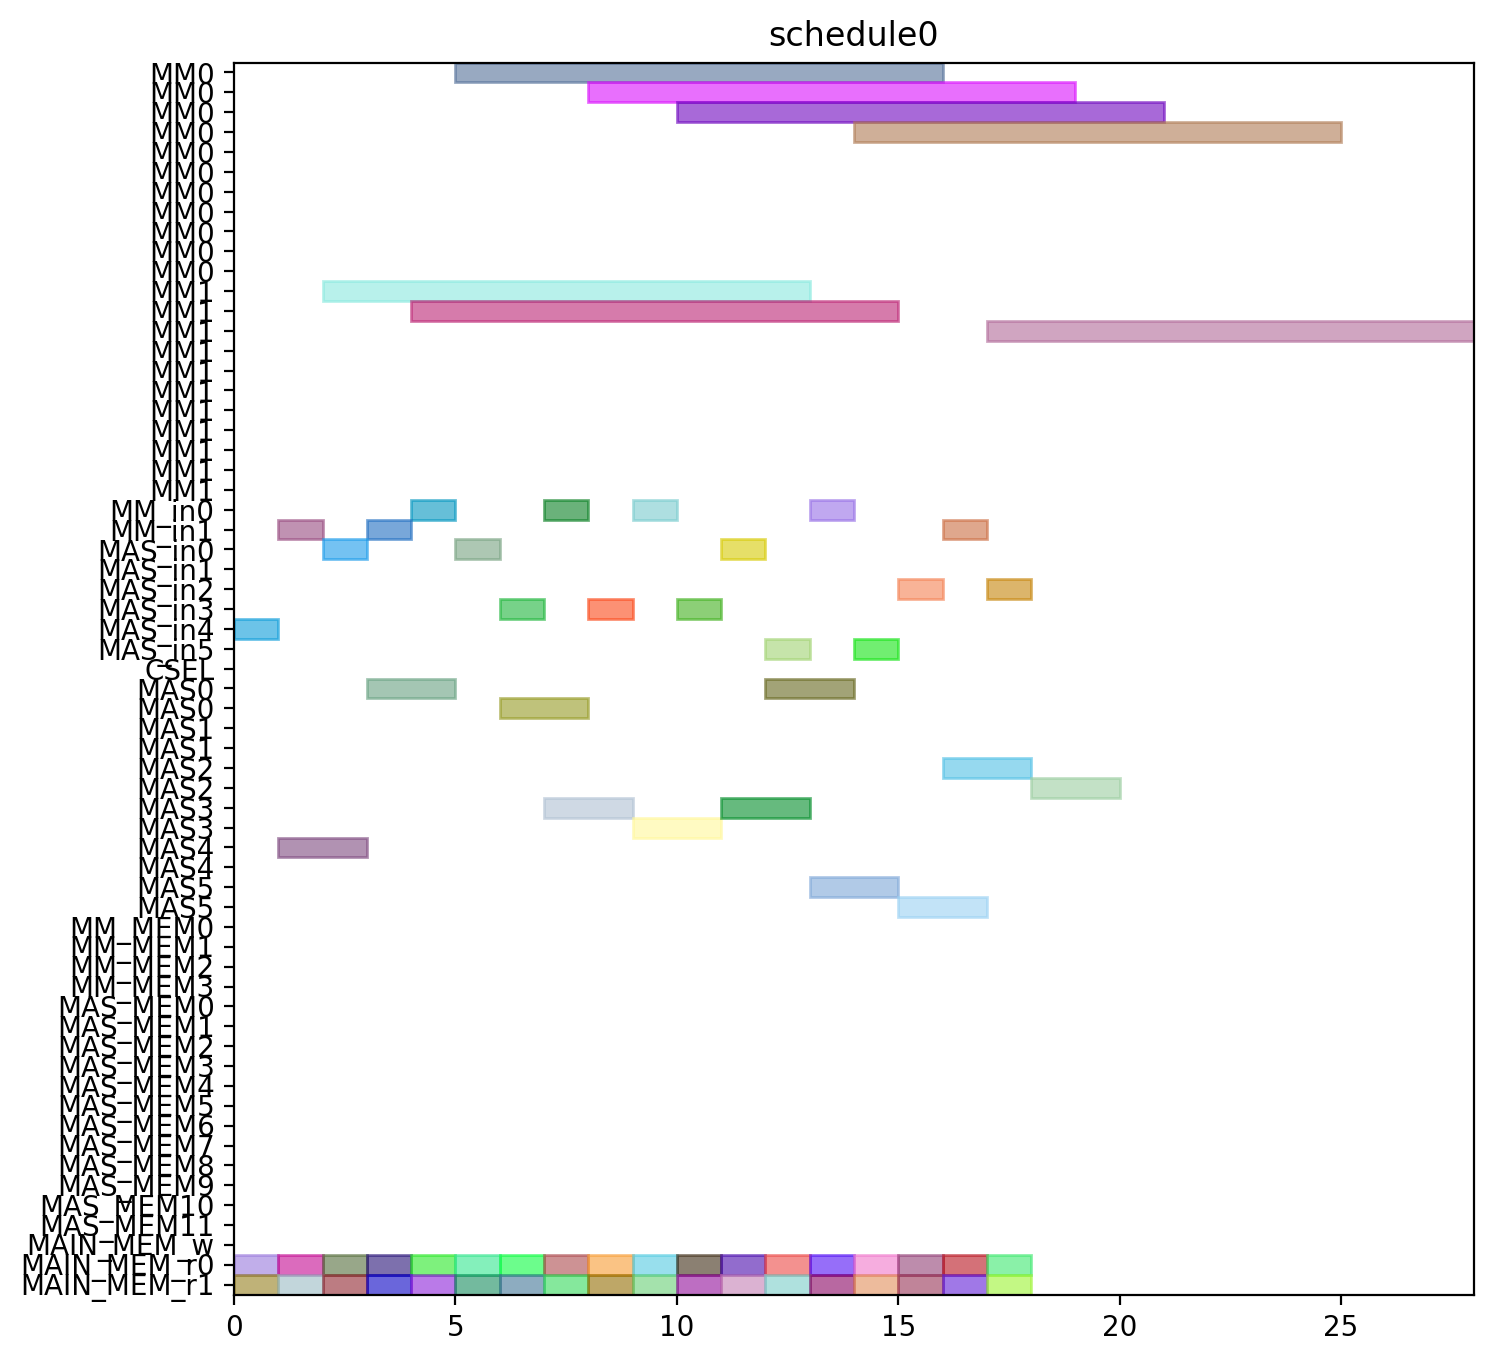

This chart was generated by the following Python code:
from pyschedule import Scenario, solvers, plotters, alt


def solve():
	horizon = 120
	S = Scenario("schedule0", horizon=horizon)

	# resource
	MM = S.Resources('MM', num=2, size=11)
	MM_in = S.Resources('MM_in', num=2)
	MAS_in = S.Resources('MAS_in', num=6)
	CSEL = S.Resource('CSEL')
	MAS = S.Resources('MAS', num=6, size=2, periods=range(1, horizon))
	MM_MEM = S.Resources('MM_MEM', num=4)
	MAS_MEM = S.Resources('MAS_MEM', num=12)
	MAIN_MEM_w = S.Resource('MAIN_MEM_w', size=1)
	MAIN_MEM_r = S.Resources('MAIN_MEM_r', num=2)

	# result of previous scheduling

	# new tasks
	t0_t0 = S.Task('t0_t0', length=2, delay_cost=1)
	t0_t0 += alt(MAS)
	t0_t0_in = S.Task('t0_t0_in', length=1, delay_cost=1)
	t0_t0_in += alt(MAS_in)
	S += t0_t0_in*MAS_in[0]<=t0_t0*MAS[0]

	S += t0_t0_in*MAS_in[1]<=t0_t0*MAS[1]

	S += t0_t0_in*MAS_in[2]<=t0_t0*MAS[2]

	S += t0_t0_in*MAS_in[3]<=t0_t0*MAS[3]

	S += t0_t0_in*MAS_in[4]<=t0_t0*MAS[4]

	S += t0_t0_in*MAS_in[5]<=t0_t0*MAS[5]

	t0_t0_mem0 = S.Task('t0_t0_mem0', length=1, delay_cost=1)
	t0_t0_mem0 += MAIN_MEM_r[0]
	S += t0_t0_mem0 <= t0_t0

	t0_t0_mem1 = S.Task('t0_t0_mem1', length=1, delay_cost=1)
	t0_t0_mem1 += MAIN_MEM_r[1]
	S += t0_t0_mem1 <= t0_t0

	t0_t1 = S.Task('t0_t1', length=2, delay_cost=1)
	t0_t1 += alt(MAS)
	t0_t1_in = S.Task('t0_t1_in', length=1, delay_cost=1)
	t0_t1_in += alt(MAS_in)
	S += t0_t1_in*MAS_in[0]<=t0_t1*MAS[0]

	S += t0_t1_in*MAS_in[1]<=t0_t1*MAS[1]

	S += t0_t1_in*MAS_in[2]<=t0_t1*MAS[2]

	S += t0_t1_in*MAS_in[3]<=t0_t1*MAS[3]

	S += t0_t1_in*MAS_in[4]<=t0_t1*MAS[4]

	S += t0_t1_in*MAS_in[5]<=t0_t1*MAS[5]

	t0_t1_mem0 = S.Task('t0_t1_mem0', length=1, delay_cost=1)
	t0_t1_mem0 += MAIN_MEM_r[0]
	S += t0_t1_mem0 <= t0_t1

	t0_t1_mem1 = S.Task('t0_t1_mem1', length=1, delay_cost=1)
	t0_t1_mem1 += MAIN_MEM_r[1]
	S += t0_t1_mem1 <= t0_t1

	t0_t3 = S.Task('t0_t3', length=11, delay_cost=1)
	t0_t3 += alt(MM)
	t0_t3_in = S.Task('t0_t3_in', length=1, delay_cost=1)
	t0_t3_in += alt(MM_in)
	S += t0_t3_in*MM_in[0]<=t0_t3*MM[0]
	S += t0_t3_in*MM_in[1]<=t0_t3*MM[1]
	t0_t3_mem0 = S.Task('t0_t3_mem0', length=1, delay_cost=1)
	t0_t3_mem0 += MAIN_MEM_r[0]
	S += t0_t3_mem0 <= t0_t3

	t0_t3_mem1 = S.Task('t0_t3_mem1', length=1, delay_cost=1)
	t0_t3_mem1 += MAIN_MEM_r[1]
	S += t0_t3_mem1 <= t0_t3

	t1_t0 = S.Task('t1_t0', length=2, delay_cost=1)
	t1_t0 += alt(MAS)
	t1_t0_in = S.Task('t1_t0_in', length=1, delay_cost=1)
	t1_t0_in += alt(MAS_in)
	S += t1_t0_in*MAS_in[0]<=t1_t0*MAS[0]

	S += t1_t0_in*MAS_in[1]<=t1_t0*MAS[1]

	S += t1_t0_in*MAS_in[2]<=t1_t0*MAS[2]

	S += t1_t0_in*MAS_in[3]<=t1_t0*MAS[3]

	S += t1_t0_in*MAS_in[4]<=t1_t0*MAS[4]

	S += t1_t0_in*MAS_in[5]<=t1_t0*MAS[5]

	t1_t0_mem0 = S.Task('t1_t0_mem0', length=1, delay_cost=1)
	t1_t0_mem0 += MAIN_MEM_r[0]
	S += t1_t0_mem0 <= t1_t0

	t1_t0_mem1 = S.Task('t1_t0_mem1', length=1, delay_cost=1)
	t1_t0_mem1 += MAIN_MEM_r[1]
	S += t1_t0_mem1 <= t1_t0

	t1_t1 = S.Task('t1_t1', length=2, delay_cost=1)
	t1_t1 += alt(MAS)
	t1_t1_in = S.Task('t1_t1_in', length=1, delay_cost=1)
	t1_t1_in += alt(MAS_in)
	S += t1_t1_in*MAS_in[0]<=t1_t1*MAS[0]

	S += t1_t1_in*MAS_in[1]<=t1_t1*MAS[1]

	S += t1_t1_in*MAS_in[2]<=t1_t1*MAS[2]

	S += t1_t1_in*MAS_in[3]<=t1_t1*MAS[3]

	S += t1_t1_in*MAS_in[4]<=t1_t1*MAS[4]

	S += t1_t1_in*MAS_in[5]<=t1_t1*MAS[5]

	t1_t1_mem0 = S.Task('t1_t1_mem0', length=1, delay_cost=1)
	t1_t1_mem0 += MAIN_MEM_r[0]
	S += t1_t1_mem0 <= t1_t1

	t1_t1_mem1 = S.Task('t1_t1_mem1', length=1, delay_cost=1)
	t1_t1_mem1 += MAIN_MEM_r[1]
	S += t1_t1_mem1 <= t1_t1

	t1_t3 = S.Task('t1_t3', length=11, delay_cost=1)
	t1_t3 += alt(MM)
	t1_t3_in = S.Task('t1_t3_in', length=1, delay_cost=1)
	t1_t3_in += alt(MM_in)
	S += t1_t3_in*MM_in[0]<=t1_t3*MM[0]
	S += t1_t3_in*MM_in[1]<=t1_t3*MM[1]
	t1_t3_mem0 = S.Task('t1_t3_mem0', length=1, delay_cost=1)
	t1_t3_mem0 += MAIN_MEM_r[0]
	S += t1_t3_mem0 <= t1_t3

	t1_t3_mem1 = S.Task('t1_t3_mem1', length=1, delay_cost=1)
	t1_t3_mem1 += MAIN_MEM_r[1]
	S += t1_t3_mem1 <= t1_t3

	t2_t2 = S.Task('t2_t2', length=2, delay_cost=1)
	t2_t2 += alt(MAS)
	t2_t2_in = S.Task('t2_t2_in', length=1, delay_cost=1)
	t2_t2_in += alt(MAS_in)
	S += t2_t2_in*MAS_in[0]<=t2_t2*MAS[0]

	S += t2_t2_in*MAS_in[1]<=t2_t2*MAS[1]

	S += t2_t2_in*MAS_in[2]<=t2_t2*MAS[2]

	S += t2_t2_in*MAS_in[3]<=t2_t2*MAS[3]

	S += t2_t2_in*MAS_in[4]<=t2_t2*MAS[4]

	S += t2_t2_in*MAS_in[5]<=t2_t2*MAS[5]

	t2_t2_mem0 = S.Task('t2_t2_mem0', length=1, delay_cost=1)
	t2_t2_mem0 += MAIN_MEM_r[0]
	S += t2_t2_mem0 <= t2_t2

	t2_t2_mem1 = S.Task('t2_t2_mem1', length=1, delay_cost=1)
	t2_t2_mem1 += MAIN_MEM_r[1]
	S += t2_t2_mem1 <= t2_t2

	t5_t0 = S.Task('t5_t0', length=11, delay_cost=1)
	t5_t0 += alt(MM)
	t5_t0_in = S.Task('t5_t0_in', length=1, delay_cost=1)
	t5_t0_in += alt(MM_in)
	S += t5_t0_in*MM_in[0]<=t5_t0*MM[0]
	S += t5_t0_in*MM_in[1]<=t5_t0*MM[1]
	t5_t0_mem0 = S.Task('t5_t0_mem0', length=1, delay_cost=1)
	t5_t0_mem0 += MAIN_MEM_r[0]
	S += t5_t0_mem0 <= t5_t0

	t5_t0_mem1 = S.Task('t5_t0_mem1', length=1, delay_cost=1)
	t5_t0_mem1 += MAIN_MEM_r[1]
	S += t5_t0_mem1 <= t5_t0

	t5_t1 = S.Task('t5_t1', length=11, delay_cost=1)
	t5_t1 += alt(MM)
	t5_t1_in = S.Task('t5_t1_in', length=1, delay_cost=1)
	t5_t1_in += alt(MM_in)
	S += t5_t1_in*MM_in[0]<=t5_t1*MM[0]
	S += t5_t1_in*MM_in[1]<=t5_t1*MM[1]
	t5_t1_mem0 = S.Task('t5_t1_mem0', length=1, delay_cost=1)
	t5_t1_mem0 += MAIN_MEM_r[0]
	S += t5_t1_mem0 <= t5_t1

	t5_t1_mem1 = S.Task('t5_t1_mem1', length=1, delay_cost=1)
	t5_t1_mem1 += MAIN_MEM_r[1]
	S += t5_t1_mem1 <= t5_t1

	t5_t2 = S.Task('t5_t2', length=2, delay_cost=1)
	t5_t2 += alt(MAS)
	t5_t2_in = S.Task('t5_t2_in', length=1, delay_cost=1)
	t5_t2_in += alt(MAS_in)
	S += t5_t2_in*MAS_in[0]<=t5_t2*MAS[0]

	S += t5_t2_in*MAS_in[1]<=t5_t2*MAS[1]

	S += t5_t2_in*MAS_in[2]<=t5_t2*MAS[2]

	S += t5_t2_in*MAS_in[3]<=t5_t2*MAS[3]

	S += t5_t2_in*MAS_in[4]<=t5_t2*MAS[4]

	S += t5_t2_in*MAS_in[5]<=t5_t2*MAS[5]

	t5_t2_mem0 = S.Task('t5_t2_mem0', length=1, delay_cost=1)
	t5_t2_mem0 += MAIN_MEM_r[0]
	S += t5_t2_mem0 <= t5_t2

	t5_t2_mem1 = S.Task('t5_t2_mem1', length=1, delay_cost=1)
	t5_t2_mem1 += MAIN_MEM_r[1]
	S += t5_t2_mem1 <= t5_t2

	t5_t3 = S.Task('t5_t3', length=2, delay_cost=1)
	t5_t3 += alt(MAS)
	t5_t3_in = S.Task('t5_t3_in', length=1, delay_cost=1)
	t5_t3_in += alt(MAS_in)
	S += t5_t3_in*MAS_in[0]<=t5_t3*MAS[0]

	S += t5_t3_in*MAS_in[1]<=t5_t3*MAS[1]

	S += t5_t3_in*MAS_in[2]<=t5_t3*MAS[2]

	S += t5_t3_in*MAS_in[3]<=t5_t3*MAS[3]

	S += t5_t3_in*MAS_in[4]<=t5_t3*MAS[4]

	S += t5_t3_in*MAS_in[5]<=t5_t3*MAS[5]

	t5_t3_mem0 = S.Task('t5_t3_mem0', length=1, delay_cost=1)
	t5_t3_mem0 += MAIN_MEM_r[0]
	S += t5_t3_mem0 <= t5_t3

	t5_t3_mem1 = S.Task('t5_t3_mem1', length=1, delay_cost=1)
	t5_t3_mem1 += MAIN_MEM_r[1]
	S += t5_t3_mem1 <= t5_t3

	t7_t0 = S.Task('t7_t0', length=2, delay_cost=1)
	t7_t0 += alt(MAS)
	t7_t0_in = S.Task('t7_t0_in', length=1, delay_cost=1)
	t7_t0_in += alt(MAS_in)
	S += t7_t0_in*MAS_in[0]<=t7_t0*MAS[0]

	S += t7_t0_in*MAS_in[1]<=t7_t0*MAS[1]

	S += t7_t0_in*MAS_in[2]<=t7_t0*MAS[2]

	S += t7_t0_in*MAS_in[3]<=t7_t0*MAS[3]

	S += t7_t0_in*MAS_in[4]<=t7_t0*MAS[4]

	S += t7_t0_in*MAS_in[5]<=t7_t0*MAS[5]

	t7_t0_mem0 = S.Task('t7_t0_mem0', length=1, delay_cost=1)
	t7_t0_mem0 += MAIN_MEM_r[0]
	S += t7_t0_mem0 <= t7_t0

	t7_t0_mem1 = S.Task('t7_t0_mem1', length=1, delay_cost=1)
	t7_t0_mem1 += MAIN_MEM_r[1]
	S += t7_t0_mem1 <= t7_t0

	t7_t1 = S.Task('t7_t1', length=2, delay_cost=1)
	t7_t1 += alt(MAS)
	t7_t1_in = S.Task('t7_t1_in', length=1, delay_cost=1)
	t7_t1_in += alt(MAS_in)
	S += t7_t1_in*MAS_in[0]<=t7_t1*MAS[0]

	S += t7_t1_in*MAS_in[1]<=t7_t1*MAS[1]

	S += t7_t1_in*MAS_in[2]<=t7_t1*MAS[2]

	S += t7_t1_in*MAS_in[3]<=t7_t1*MAS[3]

	S += t7_t1_in*MAS_in[4]<=t7_t1*MAS[4]

	S += t7_t1_in*MAS_in[5]<=t7_t1*MAS[5]

	t7_t1_mem0 = S.Task('t7_t1_mem0', length=1, delay_cost=1)
	t7_t1_mem0 += MAIN_MEM_r[0]
	S += t7_t1_mem0 <= t7_t1

	t7_t1_mem1 = S.Task('t7_t1_mem1', length=1, delay_cost=1)
	t7_t1_mem1 += MAIN_MEM_r[1]
	S += t7_t1_mem1 <= t7_t1

	t7_t3 = S.Task('t7_t3', length=11, delay_cost=1)
	t7_t3 += alt(MM)
	t7_t3_in = S.Task('t7_t3_in', length=1, delay_cost=1)
	t7_t3_in += alt(MM_in)
	S += t7_t3_in*MM_in[0]<=t7_t3*MM[0]
	S += t7_t3_in*MM_in[1]<=t7_t3*MM[1]
	t7_t3_mem0 = S.Task('t7_t3_mem0', length=1, delay_cost=1)
	t7_t3_mem0 += MAIN_MEM_r[0]
	S += t7_t3_mem0 <= t7_t3

	t7_t3_mem1 = S.Task('t7_t3_mem1', length=1, delay_cost=1)
	t7_t3_mem1 += MAIN_MEM_r[1]
	S += t7_t3_mem1 <= t7_t3

	t10_t0 = S.Task('t10_t0', length=11, delay_cost=1)
	t10_t0 += alt(MM)
	t10_t0_in = S.Task('t10_t0_in', length=1, delay_cost=1)
	t10_t0_in += alt(MM_in)
	S += t10_t0_in*MM_in[0]<=t10_t0*MM[0]
	S += t10_t0_in*MM_in[1]<=t10_t0*MM[1]
	t10_t0_mem0 = S.Task('t10_t0_mem0', length=1, delay_cost=1)
	t10_t0_mem0 += MAIN_MEM_r[0]
	S += t10_t0_mem0 <= t10_t0

	t10_t0_mem1 = S.Task('t10_t0_mem1', length=1, delay_cost=1)
	t10_t0_mem1 += MAIN_MEM_r[1]
	S += t10_t0_mem1 <= t10_t0

	t10_t1 = S.Task('t10_t1', length=11, delay_cost=1)
	t10_t1 += alt(MM)
	t10_t1_in = S.Task('t10_t1_in', length=1, delay_cost=1)
	t10_t1_in += alt(MM_in)
	S += t10_t1_in*MM_in[0]<=t10_t1*MM[0]
	S += t10_t1_in*MM_in[1]<=t10_t1*MM[1]
	t10_t1_mem0 = S.Task('t10_t1_mem0', length=1, delay_cost=1)
	t10_t1_mem0 += MAIN_MEM_r[0]
	S += t10_t1_mem0 <= t10_t1

	t10_t1_mem1 = S.Task('t10_t1_mem1', length=1, delay_cost=1)
	t10_t1_mem1 += MAIN_MEM_r[1]
	S += t10_t1_mem1 <= t10_t1

	t10_t2 = S.Task('t10_t2', length=2, delay_cost=1)
	t10_t2 += alt(MAS)
	t10_t2_in = S.Task('t10_t2_in', length=1, delay_cost=1)
	t10_t2_in += alt(MAS_in)
	S += t10_t2_in*MAS_in[0]<=t10_t2*MAS[0]

	S += t10_t2_in*MAS_in[1]<=t10_t2*MAS[1]

	S += t10_t2_in*MAS_in[2]<=t10_t2*MAS[2]

	S += t10_t2_in*MAS_in[3]<=t10_t2*MAS[3]

	S += t10_t2_in*MAS_in[4]<=t10_t2*MAS[4]

	S += t10_t2_in*MAS_in[5]<=t10_t2*MAS[5]

	t10_t2_mem0 = S.Task('t10_t2_mem0', length=1, delay_cost=1)
	t10_t2_mem0 += MAIN_MEM_r[0]
	S += t10_t2_mem0 <= t10_t2

	t10_t2_mem1 = S.Task('t10_t2_mem1', length=1, delay_cost=1)
	t10_t2_mem1 += MAIN_MEM_r[1]
	S += t10_t2_mem1 <= t10_t2

	t10_t3 = S.Task('t10_t3', length=2, delay_cost=1)
	t10_t3 += alt(MAS)
	t10_t3_in = S.Task('t10_t3_in', length=1, delay_cost=1)
	t10_t3_in += alt(MAS_in)
	S += t10_t3_in*MAS_in[0]<=t10_t3*MAS[0]

	S += t10_t3_in*MAS_in[1]<=t10_t3*MAS[1]

	S += t10_t3_in*MAS_in[2]<=t10_t3*MAS[2]

	S += t10_t3_in*MAS_in[3]<=t10_t3*MAS[3]

	S += t10_t3_in*MAS_in[4]<=t10_t3*MAS[4]

	S += t10_t3_in*MAS_in[5]<=t10_t3*MAS[5]

	t10_t3_mem0 = S.Task('t10_t3_mem0', length=1, delay_cost=1)
	t10_t3_mem0 += MAIN_MEM_r[0]
	S += t10_t3_mem0 <= t10_t3

	t10_t3_mem1 = S.Task('t10_t3_mem1', length=1, delay_cost=1)
	t10_t3_mem1 += MAIN_MEM_r[1]
	S += t10_t3_mem1 <= t10_t3

	solvers.mip.solve(S,msg=1,kind='CPLEX',ratio_gap=1.01)

	solution = [['hoge']*len(S.solution()[1]) for i in range(len(S.solution()))]
	for i in range(len(S.solution())):
		for j in range(len(S.solution()[i])):
			solution[i][j]=str(S.solution()[i][j])
	print(solution)

	cycles = int(solution[-1][3])

	pic_file_name = "/mnt/rose/usr1/fukuda/ABE/multiRAM_multiMAS_16mux/scheduling_result/stage11MM2_stage2MAS6/EP2_DBL_w_EVAL/schedule0.png"
	if(S.solution() != []):
		plotters.matplotlib.plot(S,img_filename=pic_file_name, show_task_labels=False, fig_size=(cycles*0.25+3, 8))

	return solution
